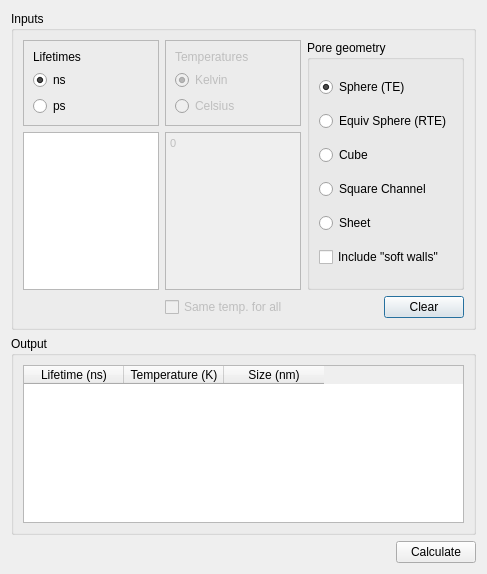
<ui version="4.0" >
 <class>TEcalcDialog</class>
 <widget class="QDialog" name="TEcalcDialog" >
  <property name="geometry" >
   <rect>
    <x>0</x>
    <y>0</y>
    <width>487</width>
    <height>574</height>
   </rect>
  </property>
  <property name="windowTitle" >
   <string>Tao-Eldrup Calculator</string>
  </property>
  <property name="windowIcon" >
   <iconset resource="PAScual.qrc" >
    <normaloff>:/Icons/icons/mine/TaoEldrup32x32.png</normaloff>:/Icons/icons/mine/TaoEldrup32x32.png</iconset>
  </property>
  <layout class="QVBoxLayout" >
   <item>
    <widget class="QGroupBox" name="groupBox_2" >
     <property name="title" >
      <string>Inputs</string>
     </property>
     <layout class="QGridLayout" >
      <item row="0" column="0" >
       <widget class="QFrame" name="frame" >
        <property name="frameShape" >
         <enum>QFrame::StyledPanel</enum>
        </property>
        <property name="frameShadow" >
         <enum>QFrame::Raised</enum>
        </property>
        <layout class="QVBoxLayout" >
         <item>
          <widget class="QLabel" name="label" >
           <property name="text" >
            <string>Lifetimes</string>
           </property>
          </widget>
         </item>
         <item>
          <widget class="QRadioButton" name="nsRB" >
           <property name="text" >
            <string>ns</string>
           </property>
           <property name="checked" >
            <bool>true</bool>
           </property>
          </widget>
         </item>
         <item>
          <widget class="QRadioButton" name="psRB" >
           <property name="text" >
            <string>ps</string>
           </property>
          </widget>
         </item>
        </layout>
       </widget>
      </item>
      <item row="0" column="1" >
       <widget class="QFrame" name="frame_3" >
        <property name="enabled" >
         <bool>false</bool>
        </property>
        <property name="frameShape" >
         <enum>QFrame::StyledPanel</enum>
        </property>
        <property name="frameShadow" >
         <enum>QFrame::Raised</enum>
        </property>
        <layout class="QVBoxLayout" >
         <item>
          <widget class="QLabel" name="label_2" >
           <property name="text" >
            <string>Temperatures</string>
           </property>
          </widget>
         </item>
         <item>
          <widget class="QRadioButton" name="kelvinRB" >
           <property name="text" >
            <string>Kelvin</string>
           </property>
           <property name="checked" >
            <bool>true</bool>
           </property>
          </widget>
         </item>
         <item>
          <widget class="QRadioButton" name="celsiusRB" >
           <property name="text" >
            <string>Celsius</string>
           </property>
           <property name="checked" >
            <bool>false</bool>
           </property>
          </widget>
         </item>
        </layout>
       </widget>
      </item>
      <item rowspan="2" row="0" column="2" >
       <widget class="QGroupBox" name="groupBox" >
        <property name="sizePolicy" >
         <sizepolicy vsizetype="Preferred" hsizetype="Preferred" >
          <horstretch>0</horstretch>
          <verstretch>0</verstretch>
         </sizepolicy>
        </property>
        <property name="minimumSize" >
         <size>
          <width>0</width>
          <height>0</height>
         </size>
        </property>
        <property name="title" >
         <string>Pore geometry</string>
        </property>
        <layout class="QVBoxLayout" >
         <item>
          <widget class="QRadioButton" name="GeomSphereRB" >
           <property name="toolTip" >
            <string>&lt;html>&lt;head>&lt;meta name="qrichtext" content="1" />&lt;style type="text/css">
p, li { white-space: pre-wrap; }
&lt;/style>&lt;/head>&lt;body style=" font-family:'MS Shell Dlg 2'; font-size:8.25pt; font-weight:400; font-style:normal;">
&lt;p style=" margin-top:0px; margin-bottom:0px; margin-left:0px; margin-right:0px; -qt-block-indent:0; text-indent:0px; font-size:8pt;">Spherical pores. &lt;/p>
&lt;p style=" margin-top:0px; margin-bottom:0px; margin-left:0px; margin-right:0px; -qt-block-indent:0; text-indent:0px; font-size:8pt;">The &lt;span style=" font-weight:600;">original&lt;/span> Tao-Eldrup model is used.&lt;/p>&lt;/body>&lt;/html></string>
           </property>
           <property name="text" >
            <string>Sphere (TE)</string>
           </property>
           <property name="checked" >
            <bool>true</bool>
           </property>
          </widget>
         </item>
         <item>
          <widget class="QRadioButton" name="GeomEquivSphRB" >
           <property name="enabled" >
            <bool>true</bool>
           </property>
           <property name="toolTip" >
            <string>&lt;html>&lt;head>&lt;meta name="qrichtext" content="1" />&lt;style type="text/css">
p, li { white-space: pre-wrap; }
&lt;/style>&lt;/head>&lt;body style=" font-family:'MS Shell Dlg 2'; font-size:8.25pt; font-weight:400; font-style:normal;">
&lt;p style=" margin-top:0px; margin-bottom:0px; margin-left:0px; margin-right:0px; -qt-block-indent:0; text-indent:0px; font-size:8pt;">The rectangular Tao-Eldrup model is used to obtain a cubic pore size. Then the cube size is converted to an sphere of equivalent mean free path.&lt;/p>&lt;/body>&lt;/html></string>
           </property>
           <property name="text" >
            <string>Equiv Sphere (RTE)</string>
           </property>
           <property name="checked" >
            <bool>false</bool>
           </property>
          </widget>
         </item>
         <item>
          <widget class="QRadioButton" name="GeomCubeRB" >
           <property name="toolTip" >
            <string>&lt;html>&lt;head>&lt;meta name="qrichtext" content="1" />&lt;style type="text/css">
p, li { white-space: pre-wrap; }
&lt;/style>&lt;/head>&lt;body style=" font-family:'MS Shell Dlg 2'; font-size:8.25pt; font-weight:400; font-style:normal;">
&lt;p style=" margin-top:0px; margin-bottom:0px; margin-left:0px; margin-right:0px; -qt-block-indent:0; text-indent:0px;">Cubic pore.&lt;/p>
&lt;p style=" margin-top:0px; margin-bottom:0px; margin-left:0px; margin-right:0px; -qt-block-indent:0; text-indent:0px;">The &lt;span style=" font-weight:600;">Rectangular&lt;/span> Tao-Eldrup mode is used.&lt;/p>&lt;/body>&lt;/html></string>
           </property>
           <property name="text" >
            <string>Cube</string>
           </property>
          </widget>
         </item>
         <item>
          <widget class="QRadioButton" name="GeomChannelRB" >
           <property name="toolTip" >
            <string>&lt;html>&lt;head>&lt;meta name="qrichtext" content="1" />&lt;style type="text/css">
p, li { white-space: pre-wrap; }
&lt;/style>&lt;/head>&lt;body style=" font-family:'MS Shell Dlg 2'; font-size:8.25pt; font-weight:400; font-style:normal;">
&lt;p style=" margin-top:0px; margin-bottom:0px; margin-left:0px; margin-right:0px; -qt-block-indent:0; text-indent:0px;">Infinitelly long, square section channel.&lt;/p>
&lt;p style=" margin-top:0px; margin-bottom:0px; margin-left:0px; margin-right:0px; -qt-block-indent:0; text-indent:0px;">The &lt;span style=" font-weight:600;">Rectangular&lt;/span> Tao-Eldrup mode is used.&lt;/p>&lt;/body>&lt;/html></string>
           </property>
           <property name="text" >
            <string>Square Channel</string>
           </property>
          </widget>
         </item>
         <item>
          <widget class="QRadioButton" name="GeomSheetRB" >
           <property name="toolTip" >
            <string>&lt;html>&lt;head>&lt;meta name="qrichtext" content="1" />&lt;style type="text/css">
p, li { white-space: pre-wrap; }
&lt;/style>&lt;/head>&lt;body style=" font-family:'MS Shell Dlg 2'; font-size:8.25pt; font-weight:400; font-style:normal;">
&lt;p style=" margin-top:0px; margin-bottom:0px; margin-left:0px; margin-right:0px; -qt-block-indent:0; text-indent:0px;">Infinitelly wide, planar pore.&lt;/p>
&lt;p style=" margin-top:0px; margin-bottom:0px; margin-left:0px; margin-right:0px; -qt-block-indent:0; text-indent:0px; font-size:8pt;">The &lt;span style=" font-weight:600;">Rectangular&lt;/span> Tao-Eldrup mode is used.&lt;/p>&lt;/body>&lt;/html></string>
           </property>
           <property name="text" >
            <string>Sheet</string>
           </property>
          </widget>
         </item>
         <item>
          <widget class="QCheckBox" name="softwallsCB" >
           <property name="toolTip" >
            <string>&lt;html>&lt;head>&lt;meta name="qrichtext" content="1" />&lt;style type="text/css">
p, li { white-space: pre-wrap; }
&lt;/style>&lt;/head>&lt;body style=" font-family:'MS Shell Dlg 2'; font-size:8.25pt; font-weight:400; font-style:normal;">
&lt;p style=" margin-top:0px; margin-bottom:0px; margin-left:0px; margin-right:0px; -qt-block-indent:0; text-indent:0px; font-size:8pt;">The TE model (as well as the RTE) introduce the concept of "soft potential walls". &lt;/p>
&lt;p style=" margin-top:0px; margin-bottom:0px; margin-left:0px; margin-right:0px; -qt-block-indent:0; text-indent:0px; font-size:8pt;">If this option is checked, the "soft wall" width will be included in the reported size.&lt;/p>&lt;/body>&lt;/html></string>
           </property>
           <property name="text" >
            <string>Include "soft walls"</string>
           </property>
          </widget>
         </item>
        </layout>
       </widget>
      </item>
      <item row="1" column="0" >
       <widget class="QTextEdit" name="tauTE" >
        <property name="toolTip" >
         <string>&lt;html>&lt;head>&lt;meta name="qrichtext" content="1" />&lt;style type="text/css">
p, li { white-space: pre-wrap; }
&lt;/style>&lt;/head>&lt;body style=" font-family:'MS Shell Dlg 2'; font-size:8.25pt; font-weight:400; font-style:normal;">
&lt;p style=" margin-top:0px; margin-bottom:0px; margin-left:0px; margin-right:0px; -qt-block-indent:0; text-indent:0px;">Fill with lifetime values.&lt;/p>
&lt;p style=" margin-top:0px; margin-bottom:0px; margin-left:0px; margin-right:0px; -qt-block-indent:0; text-indent:0px;">Lists of values can be separated by spaces, carriage returns, tabulators or semicolons&lt;/p>&lt;/body>&lt;/html></string>
        </property>
       </widget>
      </item>
      <item row="1" column="1" >
       <widget class="QTextEdit" name="TempTE" >
        <property name="enabled" >
         <bool>false</bool>
        </property>
        <property name="toolTip" >
         <string>&lt;html>&lt;head>&lt;meta name="qrichtext" content="1" />&lt;style type="text/css">
p, li { white-space: pre-wrap; }
&lt;/style>&lt;/head>&lt;body style=" font-family:'MS Shell Dlg 2'; font-size:8.25pt; font-weight:400; font-style:normal;">
&lt;p style=" margin-top:0px; margin-bottom:0px; margin-left:0px; margin-right:0px; -qt-block-indent:0; text-indent:0px;">Fill with temperature values if you are using the Rectangular Tao-Eldrup model.&lt;/p>
&lt;p style="-qt-paragraph-type:empty; margin-top:0px; margin-bottom:0px; margin-left:0px; margin-right:0px; -qt-block-indent:0; text-indent:0px;">&lt;/p>
&lt;p style=" margin-top:0px; margin-bottom:0px; margin-left:0px; margin-right:0px; -qt-block-indent:0; text-indent:0px;">Lists of values can be separated by spaces, carriage returns, tabulators or semicolons.&lt;/p>
&lt;p style="-qt-paragraph-type:empty; margin-top:0px; margin-bottom:0px; margin-left:0px; margin-right:0px; -qt-block-indent:0; text-indent:0px;">&lt;/p>
&lt;p style=" margin-top:0px; margin-bottom:0px; margin-left:0px; margin-right:0px; -qt-block-indent:0; text-indent:0px;">If you want to calculate many lifetimes for the same temperature, enter a single value here and check the "Same temp." option below.&lt;/p>&lt;/body>&lt;/html></string>
        </property>
        <property name="html" >
         <string>&lt;!DOCTYPE HTML PUBLIC "-//W3C//DTD HTML 4.0//EN" "http://www.w3.org/TR/REC-html40/strict.dtd">
&lt;html>&lt;head>&lt;meta name="qrichtext" content="1" />&lt;style type="text/css">
p, li { white-space: pre-wrap; }
&lt;/style>&lt;/head>&lt;body style=" font-family:'MS Shell Dlg 2'; font-size:8.25pt; font-weight:400; font-style:normal;">
&lt;p style=" margin-top:0px; margin-bottom:0px; margin-left:0px; margin-right:0px; -qt-block-indent:0; text-indent:0px; font-size:8pt;">0&lt;/p>&lt;/body>&lt;/html></string>
        </property>
       </widget>
      </item>
      <item row="2" column="1" >
       <widget class="QCheckBox" name="sameTempCB" >
        <property name="enabled" >
         <bool>false</bool>
        </property>
        <property name="toolTip" >
         <string>&lt;html>&lt;head>&lt;meta name="qrichtext" content="1" />&lt;style type="text/css">
p, li { white-space: pre-wrap; }
&lt;/style>&lt;/head>&lt;body style=" font-family:'MS Shell Dlg 2'; font-size:8.25pt; font-weight:400; font-style:normal;">
&lt;p style=" margin-top:0px; margin-bottom:0px; margin-left:0px; margin-right:0px; -qt-block-indent:0; text-indent:0px;">Enable this if you want to use a single temperature value for all the calculations.&lt;/p>&lt;/body>&lt;/html></string>
        </property>
        <property name="text" >
         <string>Same temp. for all</string>
        </property>
       </widget>
      </item>
      <item row="2" column="2" >
       <layout class="QHBoxLayout" >
        <item>
         <spacer>
          <property name="orientation" >
           <enum>Qt::Horizontal</enum>
          </property>
          <property name="sizeHint" stdset="0" >
           <size>
            <width>40</width>
            <height>20</height>
           </size>
          </property>
         </spacer>
        </item>
        <item>
         <widget class="QPushButton" name="ClearPB" >
          <property name="toolTip" >
           <string>&lt;html>&lt;head>&lt;meta name="qrichtext" content="1" />&lt;style type="text/css">
p, li { white-space: pre-wrap; }
&lt;/style>&lt;/head>&lt;body style=" font-family:'MS Shell Dlg 2'; font-size:8.25pt; font-weight:400; font-style:normal;">
&lt;p style=" margin-top:0px; margin-bottom:0px; margin-left:0px; margin-right:0px; -qt-block-indent:0; text-indent:0px;">Clear the Lifetime and Temperature inputs, as well as the results.&lt;/p>&lt;/body>&lt;/html></string>
          </property>
          <property name="text" >
           <string>Clear</string>
          </property>
         </widget>
        </item>
       </layout>
      </item>
     </layout>
    </widget>
   </item>
   <item>
    <widget class="QGroupBox" name="groupBox_3" >
     <property name="title" >
      <string>Output</string>
     </property>
     <layout class="QVBoxLayout" >
      <item>
       <widget class="QTableWidget" name="resultsTable" >
        <property name="contextMenuPolicy" >
         <enum>Qt::ActionsContextMenu</enum>
        </property>
        <property name="toolTip" >
         <string>&lt;html>&lt;head>&lt;meta name="qrichtext" content="1" />&lt;style type="text/css">
p, li { white-space: pre-wrap; }
&lt;/style>&lt;/head>&lt;body style=" font-family:'MS Shell Dlg 2'; font-size:8.25pt; font-weight:400; font-style:normal;">
&lt;p style=" margin-top:0px; margin-bottom:0px; margin-left:0px; margin-right:0px; -qt-block-indent:0; text-indent:0px;">Results.&lt;/p>
&lt;p style=" margin-top:0px; margin-bottom:0px; margin-left:0px; margin-right:0px; -qt-block-indent:0; text-indent:0px;">You can copy them all by selecting the desired results and using the context menu option.&lt;/p>&lt;/body>&lt;/html></string>
        </property>
        <property name="editTriggers" >
         <set>QAbstractItemView::NoEditTriggers</set>
        </property>
        <property name="sortingEnabled" >
         <bool>false</bool>
        </property>
        <column>
         <property name="text" >
          <string>Lifetime (ns)</string>
         </property>
        </column>
        <column>
         <property name="text" >
          <string>Temperature (K)</string>
         </property>
        </column>
        <column>
         <property name="text" >
          <string>Size (nm)</string>
         </property>
        </column>
       </widget>
      </item>
     </layout>
    </widget>
   </item>
   <item>
    <layout class="QHBoxLayout" >
     <item>
      <spacer>
       <property name="orientation" >
        <enum>Qt::Horizontal</enum>
       </property>
       <property name="sizeHint" stdset="0" >
        <size>
         <width>40</width>
         <height>20</height>
        </size>
       </property>
      </spacer>
     </item>
     <item>
      <widget class="QPushButton" name="CalculatePB" >
       <property name="text" >
        <string>Calculate</string>
       </property>
      </widget>
     </item>
    </layout>
   </item>
  </layout>
  <action name="actionCopy_Results_Selection" >
   <property name="icon" >
    <iconset resource="PAScual.qrc" >
     <normaloff>:/Icons/icons/mine/TaoEldrup64x64.png</normaloff>:/Icons/icons/mine/TaoEldrup64x64.png</iconset>
   </property>
   <property name="text" >
    <string>Copy_Results_Selection</string>
   </property>
  </action>
 </widget>
 <resources>
  <include location="PAScual.qrc" />
 </resources>
 <connections>
  <connection>
   <sender>ClearPB</sender>
   <signal>clicked()</signal>
   <receiver>TempTE</receiver>
   <slot>clear()</slot>
   <hints>
    <hint type="sourcelabel" >
     <x>419</x>
     <y>302</y>
    </hint>
    <hint type="destinationlabel" >
     <x>203</x>
     <y>186</y>
    </hint>
   </hints>
  </connection>
  <connection>
   <sender>ClearPB</sender>
   <signal>clicked()</signal>
   <receiver>tauTE</receiver>
   <slot>clear()</slot>
   <hints>
    <hint type="sourcelabel" >
     <x>447</x>
     <y>302</y>
    </hint>
    <hint type="destinationlabel" >
     <x>77</x>
     <y>207</y>
    </hint>
   </hints>
  </connection>
  <connection>
   <sender>GeomSphereRB</sender>
   <signal>toggled(bool)</signal>
   <receiver>TempTE</receiver>
   <slot>setDisabled(bool)</slot>
   <hints>
    <hint type="sourcelabel" >
     <x>374</x>
     <y>82</y>
    </hint>
    <hint type="destinationlabel" >
     <x>248</x>
     <y>166</y>
    </hint>
   </hints>
  </connection>
  <connection>
   <sender>GeomSphereRB</sender>
   <signal>toggled(bool)</signal>
   <receiver>sameTempCB</receiver>
   <slot>setDisabled(bool)</slot>
   <hints>
    <hint type="sourcelabel" >
     <x>414</x>
     <y>85</y>
    </hint>
    <hint type="destinationlabel" >
     <x>224</x>
     <y>305</y>
    </hint>
   </hints>
  </connection>
  <connection>
   <sender>GeomSphereRB</sender>
   <signal>toggled(bool)</signal>
   <receiver>frame_3</receiver>
   <slot>setDisabled(bool)</slot>
   <hints>
    <hint type="sourcelabel" >
     <x>382</x>
     <y>76</y>
    </hint>
    <hint type="destinationlabel" >
     <x>215</x>
     <y>79</y>
    </hint>
   </hints>
  </connection>
  <connection>
   <sender>ClearPB</sender>
   <signal>clicked()</signal>
   <receiver>resultsTable</receiver>
   <slot>clearContents()</slot>
   <hints>
    <hint type="sourcelabel" >
     <x>452</x>
     <y>308</y>
    </hint>
    <hint type="destinationlabel" >
     <x>419</x>
     <y>421</y>
    </hint>
   </hints>
  </connection>
 </connections>
</ui>
